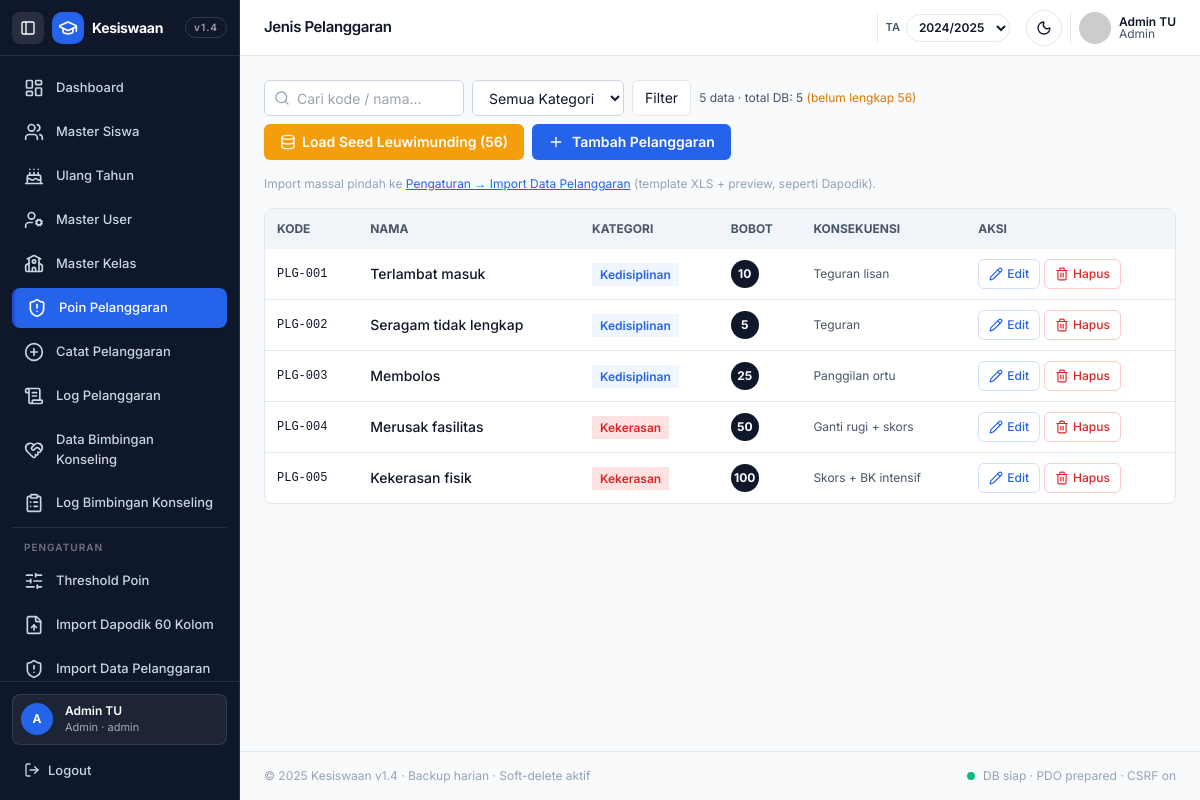
Page /pelanggaran/master.php (signed in) on the committed database.
### tables this page shows
CREATE TABLE IF NOT EXISTS jenis_pelanggaran (
  id BIGINT AUTO_INCREMENT PRIMARY KEY,
  kode VARCHAR(20) NOT NULL UNIQUE,
  nama VARCHAR(150) NOT NULL,
  kategori ENUM('Kedisiplinan','Tata Krama','Kekerasan','Narkoba','Lainnya') NOT NULL DEFAULT 'Lainnya',
  bobot_poin INT NOT NULL,
  deskripsi TEXT NULL,
  konsekuensi TEXT NULL,
  deleted_at DATETIME NULL,
  created_at TIMESTAMP DEFAULT CURRENT_TIMESTAMP,
  updated_at TIMESTAMP DEFAULT CURRENT_TIMESTAMP ON UPDATE CURRENT_TIMESTAMP
);

### includes/auth.php (called while the page is built, shortened)
<?php
function current_user(){
  return $_SESSION['user'] ?? null;
}
function role_can(string $feature): bool {
  $role = current_user()['role'] ?? '';
  return match($feature){
    'view_dashboard' => in_array($role, ['Admin','Guru BK','Wali Kelas','Siswa'], true),
    'view_siswa' => in_array($role, ['Admin','Guru BK','Wali Kelas','Siswa'], true),
    'mutate_siswa' => in_array($role, ['Admin','Guru BK','Wali Kelas'], true),
    'view_ultah' => in_array($role, ['Admin','Guru BK','Wali Kelas'], true),
    'view_user' => $role==='Admin',
    'mutate_user' => $role==='Admin',
    'view_kelas' => $role==='Admin',
    'mutate_kelas' => $role==='Admin',
    'view_pelanggaran_master' => in_array($role, ['Admin','Guru BK'], true),
    'mutate_pelanggaran_master' => in_array($role, ['Admin','Guru BK'], true),
    'view_catat_pelanggaran' => in_array($role, ['Admin','Guru BK','Wali Kelas'], true),
    'mutate_catat_pelanggaran' => in_array($role, ['Admin','Guru BK','Wali Kelas'], true),
    'view_log_pelanggaran' => in_array($role, ['Admin','Guru BK','Wali Kelas'], true),
    'view_bk' => in_array($role, ['Admin','Guru BK'], true),
    'mutate_bk' => in_array($role, ['Admin','Guru BK'], true),
    'view_bk_log' => in_array($role, ['Admin','Guru BK'], true),
    'view_pengaturan' => $role==='Admin',
    'mutate_pengaturan' => $role==='Admin',
    'edit_kesehatan' => in_array($role, ['Admin','Guru BK','Wali Kelas'], true),
    'edit_poin' => in_array($role, ['Admin','Guru BK'], true),
    'view_siswa_readonly' => $role==='Siswa',
    default => false,
  };
}

### includes/ta.php (called while the page is built, shortened)
<?php
function get_ta_aktif($pdo){
  try{ $v=$pdo->query("SELECT value FROM settings WHERE key_name='tahun_ajaran_aktif' LIMIT 1")->fetchColumn(); if($v){ $_SESSION['ta_aktif']=$v; return $v; } }catch(Throwable $e){}
  try{ $v=$pdo->query("SELECT tahun_ajaran FROM kelas WHERE deleted_at IS NULL ORDER BY tahun_ajaran DESC LIMIT 1")->fetchColumn(); if($v){ $_SESSION['ta_aktif']=$v; return $v; } }catch(Throwable $e){}
  $def=date('Y').'/'.(date('Y')+1); $_SESSION['ta_aktif']=$def; return $def;
}
function list_ta_options($pdo){
  try{
    $rows=$pdo->query("SELECT DISTINCT tahun_ajaran FROM kelas WHERE deleted_at IS NULL AND tahun_ajaran<>'' ORDER BY tahun_ajaran DESC")->fetchAll(PDO::FETCH_COLUMN);
    if($rows) return $rows;
  }catch(Throwable $e){}
  return [date('Y').'/'.(date('Y')+1)];
}

### pelanggaran/master.php (the view, shortened to what this page needs)
<?php
require __DIR__.'/../config/db.php';
require __DIR__.'/../includes/auth.php';
$active='pelanggaran'; $title='Jenis Pelanggaran';
$q = trim($_GET['q'] ?? '');
require __DIR__.'/../includes/header.php';
$where="WHERE deleted_at IS NULL"; $args=[];
$stmt=$pdo->prepare("SELECT id,kode,nama,kategori,bobot_poin,deskripsi,konsekuensi FROM jenis_pelanggaran $where ORDER BY kode");
$stmt->execute($args); $rows=$stmt->fetchAll();
$total=count($rows);
$cntAll=(int)$pdo->query("SELECT COUNT(*) FROM jenis_pelanggaran WHERE deleted_at IS NULL")->fetchColumn();
function catColor($c){ return match($c){'Kedisiplinan'=>'bg-[#EFF6FF] text-[#2563EB]','Tata Krama'=>'bg-violet-50 text-violet-700','Kekerasan'=>'bg-[#FEE2E2] text-[#DC2626]','Narkoba'=>'bg-red-100 text-red-800','Lainnya'=>'bg-slate-100 text-slate-700', default=>'bg-slate-100 text-slate-600'}; }
?>
<div class="flex flex-wrap gap-2 items-center justify-between">
  <div class="flex flex-wrap gap-2 items-center">
    <form method="GET" class="flex gap-2 items-center">
      <div class="relative">
        <i data-lucide="search" class="w-4 h-4 absolute left-2.5 top-1/2 -translate-y-1/2 text-[#94A3B8]"></i>
        <input name="q" value="<?=htmlspecialchars($q)?>" placeholder="Cari kode / nama…" class="h-9 pl-8 pr-3 rounded-input border border-[#CBD5E1] dark:border-[#334155] bg-white dark:bg-[#0F172A] text-sm w-[200px]">
      </div>
      <select name="kategori" onchange="this.form.submit()" class="h-9 rounded-input border border-[#CBD5E1] dark:border-[#334155] bg-white dark:bg-[#0F172A] text-sm px-3">
        <option value="">Semua Kategori</option>
      </select>
      <button class="h-9 px-3 rounded-input border bg-white dark:bg-[#0F172A] text-sm">Filter</button>
    </form>
    <span class="text-xs text-[#475569] dark:text-[#94A3B8]"><?=$total?> data · total DB: <?=$cntAll?> <?php if($cntAll<56): ?><span class="text-amber-600">(belum lengkap 56)</span><?php endif; ?></span>
  </div>
  <div class="flex flex-wrap gap-2">
    <?php if($cntAll<56): ?>
    <form method="POST" class="inline"><input type="hidden" name="aksi" value="seed"><button class="h-9 px-4 rounded-input bg-amber-500 hover:bg-amber-600 text-white text-sm font-semibold inline-flex items-center gap-1.5"><i data-lucide="database" class="w-4 h-4"></i> Load Seed Leuwimunding (56)</button></form>
    <?php endif; ?>
    <button onclick="document.getElementById('mPelanggaran').classList.remove('hidden')" class="h-9 px-4 rounded-input bg-[#2563EB] hover:bg-[#1D4ED8] text-white text-sm font-semibold inline-flex items-center gap-2"><i data-lucide="plus" class="w-4 h-4"></i> Tambah Pelanggaran</button>
  </div>
</div>
<div class="mt-4 text-xs text-[#94A3B8]">Import massal pindah ke <a href="/kesiswaanv2/pengaturan/pelanggaran.php" class="text-[#2563EB] underline">Pengaturan → Import Data Pelanggaran</a> (template XLS + preview, seperti Dapodik).</div>
<div class="hidden md:block bg-white dark:bg-[#1E293B] border border-[#E2E8F0] dark:border-[#334155] rounded-card overflow-hidden mt-4">
<table class="w-full text-sm">
<thead class="bg-[#F1F5F9] dark:bg-[#0F172A] text-xs uppercase text-[#475569] dark:text-[#94A3B8]"><tr><th class="px-3 py-3 text-left">Kode</th><th class="px-3 py-3 text-left">Nama</th><th class="px-3 py-3 text-left">Kategori</th><th class="px-3 py-3 text-left">Bobot</th><th class="px-3 py-3 text-left">Konsekuensi</th><th class="px-3 py-3 text-left">Aksi</th></tr></thead>
<tbody class="divide-y divide-[#E2E8F0] dark:divide-[#334155]">
<?php foreach($rows as $r): ?>
<tr class="hover:bg-[#F8FAFC] dark:hover:bg-white/[0.03]">
  <td class="px-3 py-2.5 font-mono text-xs"><?=htmlspecialchars($r['kode'])?></td>
  <td class="px-3 py-2.5 font-medium"><?=htmlspecialchars($r['nama'])?><div class="text-xs text-[#94A3B8] truncate max-w-[260px]"><?=htmlspecialchars($r['deskripsi']??'')?></div></td>
  <td class="px-3 py-2.5"><span class="px-2 py-1 rounded-badge text-xs font-semibold <?=catColor($r['kategori'])?>"><?=htmlspecialchars($r['kategori'])?></span></td>
  <td class="px-3 py-2.5"><span class="w-7 h-7 rounded-full bg-[#0F172A] text-white inline-flex items-center justify-center text-xs font-bold"><?=$r['bobot_poin']?></span></td>
  <td class="px-3 py-2.5 text-xs text-[#475569] dark:text-[#94A3B8] max-w-[180px] truncate"><?=htmlspecialchars($r['konsekuensi']??'-')?></td>
  <td class="px-3 py-2.5"><div class="flex gap-1">
    <button type="button" onclick='openEdit(<?=json_encode($r, JSON_HEX_TAG|JSON_HEX_APOS|JSON_HEX_QUOT)?>)' class="px-2.5 py-1.5 rounded-input border border-[#2563EB]/20 text-[#2563EB] text-xs font-medium inline-flex items-center gap-1"><i data-lucide="pencil" class="w-3.5 h-3.5"></i> Edit</button>
    <form method="POST" onsubmit="return confirm('Hapus <?=htmlspecialchars($r['nama'],ENT_QUOTES)?>? (soft-delete)')" class="inline"><input type="hidden" name="aksi" value="hapus"><input type="hidden" name="id" value="<?=$r['id']?>"><button class="px-2.5 py-1.5 rounded-input border border-red-200 text-[#DC2626] text-xs font-medium inline-flex items-center gap-1"><i data-lucide="trash-2" class="w-3.5 h-3.5"></i> Hapus</button></form>
  </div></td>
</tr>
<?php endforeach; ?>
</tbody>
</table>
</div>
<?php require __DIR__.'/../includes/footer.php'; ?>

### includes/header.php (shortened to what this page needs)
<?php
require_once __DIR__.'/auth.php';
require_once __DIR__.'/ta.php';
$u = current_user();
$active = $active ?? '';
$title = $title ?? 'Kesiswaan';
$ta_aktif=null; $ta_list=[];
if(isset($pdo)&&$pdo){ $ta_aktif=get_ta_aktif($pdo); $ta_list=list_ta_options($pdo); }
function navItem($key,$href,$icon,$label,$active){ $on=$active===$key;
  $base='flex items-center gap-3 px-3 py-2.5 rounded-[8px] text-[13px] font-medium transition-colors';
  $cls=$on?'bg-[#2563EB] text-white shadow-sm border-l-[3px] border-[#1D4ED8]':'text-slate-300 hover:bg-white/[0.06] hover:text-white';
  return '<a href="'.$href.'" class="'.$base.' '.$cls.'"><i data-lucide="'.$icon.'" class="w-5 h-5 shrink-0"></i><span class="nav-label">'.$label.'</span></a>';
}
?>
<!DOCTYPE html>
<html lang="id" class="h-full">
<head>
<script src="https://cdn.tailwindcss.com"></script>
</head>
<body class="h-full bg-[#F8FAFC] dark:bg-[#0F172A] text-[#0F172A] dark:text-[#F1F5F9] antialiased overflow-x-hidden">
<aside id="sidebar" class="fixed left-0 top-0 h-[100dvh] w-[240px] bg-[#0F172A] border-r border-white/10 flex flex-col z-40 transition-all duration-200 overflow-hidden">
  <div class="h-14 flex items-center gap-2 px-3 border-b border-white/10 shrink-0">
    <button id="collapseBtn" class="w-8 h-8 rounded-lg bg-white/10 hover:bg-white/15 flex items-center justify-center text-white shrink-0" aria-label="Toggle sidebar"><i data-lucide="panel-left" class="w-4 h-4"></i></button>
    <div class="w-8 h-8 rounded-[10px] bg-[#2563EB] flex items-center justify-center shrink-0"><i data-lucide="graduation-cap" class="w-5 h-5 text-white"></i></div>
    <span class="logo-text font-bold text-white text-sm tracking-tight whitespace-nowrap">Kesiswaan</span>
    <span class="logo-text ml-auto text-[10px] tracking-widest font-semibold text-white/60 border border-white/15 rounded-full px-2 py-0.5">v1.4</span>
  </div>
  <nav class="flex-1 overflow-y-auto p-3 space-y-1">
    <?php if(role_can('view_dashboard')): ?><?=navItem('dashboard','/kesiswaanv2/dashboard.php','layout-dashboard','Dashboard',$active)?><?php endif; ?>
    <?php if(role_can('view_siswa')): ?><?=navItem('siswa','/kesiswaanv2/siswa/index.php','users','Master Siswa',$active)?><?php endif; ?>
    <?php if(role_can('view_ultah')): ?><?=navItem('ultah','/kesiswaanv2/siswa/ultah.php','cake','Ulang Tahun',$active)?><?php endif; ?>
    <?php if(role_can('view_user')): ?><?=navItem('user','/kesiswaanv2/user/index.php','user-cog','Master User',$active)?><?php endif; ?>
    <?php if(role_can('view_kelas')): ?><?=navItem('kelas','/kesiswaanv2/kelas/index.php','school','Master Kelas',$active)?><?php endif; ?>
    <?php if(role_can('view_pelanggaran_master')): ?><?=navItem('pelanggaran','/kesiswaanv2/pelanggaran/master.php','shield-alert','Poin Pelanggaran',$active)?><?php endif; ?>
    <?php if(role_can('view_catat_pelanggaran')): ?><?=navItem('pelanggaran_tambah','/kesiswaanv2/pelanggaran/tambah.php','plus-circle','Catat Pelanggaran',$active)?><?php endif; ?>
    <?php if(role_can('view_log_pelanggaran')): ?><?=navItem('pelanggaran_log','/kesiswaanv2/pelanggaran/log.php','scroll-text','Log Pelanggaran',$active)?><?php endif; ?>
    <?php if(role_can('view_bk')): ?><?=navItem('bk','/kesiswaanv2/bk/index.php','heart-handshake','Data Bimbingan Konseling',$active)?><?php endif; ?>
    <?php if(role_can('view_bk_log')): ?><?=navItem('bk_log','/kesiswaanv2/bk/log.php','clipboard-list','Log Bimbingan Konseling',$active)?><?php endif; ?>
    <?php if(role_can('view_pengaturan')): ?>
    <div class="pt-3 mt-3 border-t border-white/10">
      <div class="px-3 pb-1.5 text-[10px] tracking-widest font-semibold text-white/40">PENGATURAN</div>
      <div class="space-y-1">
        <?=navItem('pengaturan','/kesiswaanv2/pengaturan.php','sliders-horizontal','Threshold Poin',$active)?>
        <?=navItem('pengaturan_import','/kesiswaanv2/pengaturan/import.php','file-up','Import Dapodik 60 Kolom',$active)?>
        <?=navItem('pengaturan_pelanggaran','/kesiswaanv2/pengaturan/pelanggaran.php','shield-alert','Import Data Pelanggaran',$active)?>
      </div>
    </div>
    <?php endif; ?>
  </nav>
  <div class="p-3 border-t border-white/10">
    <div class="sidebar-meta flex items-center gap-3 px-2 py-2 rounded-lg bg-white/[0.06] border border-white/10">
      <div class="w-8 h-8 rounded-full bg-[#2563EB] flex items-center justify-center text-white text-xs font-bold"><?=$u['avatar']?></div>
      <div class="min-w-0">
        <div class="text-xs font-semibold text-white truncate"><?=htmlspecialchars($u['nama'])?></div>
        <div class="text-[11px] text-white/60 truncate"><?=htmlspecialchars($u['role'])?> · <?=htmlspecialchars($u['username'])?></div>
      </div>
    </div>
    <a href="/kesiswaanv2/logout.php" class="mt-2 flex items-center gap-2 px-3 py-2 rounded-lg text-[13px] font-medium text-slate-300 hover:bg-white/[0.06] hover:text-white transition"><i data-lucide="log-out" class="w-4 h-4"></i><span class="nav-label">Logout</span></a>
  </div>
</aside>
<div id="main" class="min-h-[100dvh] ml-[240px] flex flex-col transition-all duration-200">
  <header class="h-14 bg-white dark:bg-[#1E293B] border-b border-[#E2E8F0] dark:border-[#334155] flex items-center gap-3 px-4 sm:px-6 sticky top-0 z-20">
    <h1 class="font-semibold text-[15px] tracking-tight"><?=htmlspecialchars($title)?></h1>
    <div class="ml-auto flex items-center gap-2">
      <?php if(!empty($ta_list)): ?>
      <div class="hidden sm:flex items-center gap-1.5 pl-2 pr-2 border-l border-[#E2E8F0] dark:border-[#334155]">
        <span class="text-[11px] font-semibold text-[#475569] dark:text-[#94A3B8]">TA</span>
        <select id="taSwitcher" class="h-7 rounded-full border border-[#E2E8F0] dark:border-[#334155] bg-white dark:bg-[#1E293B] text-xs font-semibold px-2">
          <?php foreach($ta_list as $taOpt): ?><option value="<?=htmlspecialchars($taOpt)?>" <?= $taOpt===$ta_aktif?'selected':'' ?>><?=htmlspecialchars($taOpt)?></option><?php endforeach; ?>
        </select>
      </div>
      <?php endif; ?>
      <button id="themeToggle" class="w-9 h-9 rounded-full border border-[#E2E8F0] dark:border-[#334155] bg-white dark:bg-[#1E293B] flex items-center justify-center hover:bg-[#F1F5F9] dark:hover:bg-white/5"><i data-lucide="moon" class="w-4 h-4 block dark:hidden"></i><i data-lucide="sun" class="w-4 h-4 hidden dark:block"></i></button>
      <div class="hidden sm:flex items-center gap-2 pl-2 border-l border-[#E2E8F0] dark:border-[#334155]">
        <img src="https://i.pravatar.cc/100?u=<?=urlencode($u['username'])?>" alt="" class="w-8 h-8 rounded-full object-cover">
        <div class="hidden lg:block text-xs leading-none"><div class="font-semibold"><?=htmlspecialchars($u['nama'])?></div><div class="text-[#475569] dark:text-[#94A3B8]"><?=htmlspecialchars($u['role'])?></div></div>
      </div>
    </div>
  </header>
  <main class="flex-1 p-4 sm:p-6">

### includes/footer.php (shortened to what this page needs)
  </main>
  <footer class="px-4 sm:px-6 py-4 text-xs text-[#94A3B8] border-t border-[#E2E8F0] dark:border-[#334155] flex flex-wrap gap-2 justify-between">
    <span>© 2025 Kesiswaan v1.4 · Backup harian · Soft-delete aktif</span>
    <span class="flex items-center gap-2"><span class="w-2 h-2 rounded-full bg-emerald-500"></span> DB siap · PDO prepared · CSRF on</span>
  </footer>
</div>
</body>
</html>

### includes/header.php (style rules this page uses)
* { font-family:Inter,system-ui,sans-serif }

### rows in the picture
jenis_pelanggaran: kode "PLG-001", nama "Terlambat masuk", kategori "Kedisiplinan", bobot_poin "10", konsekuensi "Teguran lisan"
jenis_pelanggaran: kode "PLG-002", nama "Seragam tidak lengkap", kategori "Kedisiplinan", bobot_poin "5", konsekuensi "Teguran"
jenis_pelanggaran: kode "PLG-003", nama "Membolos", kategori "Kedisiplinan", bobot_poin "25", konsekuensi "Panggilan ortu"
jenis_pelanggaran: kode "PLG-004", nama "Merusak fasilitas", kategori "Kekerasan", bobot_poin "50", konsekuensi "Ganti rugi + skors"
jenis_pelanggaran: kode "PLG-005", nama "Kekerasan fisik", kategori "Kekerasan", bobot_poin "100", konsekuensi "Skors + BK intensif"

### other values in the picture
$u['avatar'] "A"
$u['nama'] "Admin TU"
$u['role'] "Admin"
$u['username'] "admin"
$title "Jenis Pelanggaran"
$total "5"
$cntAll "5"
form field value "2024/2025"
